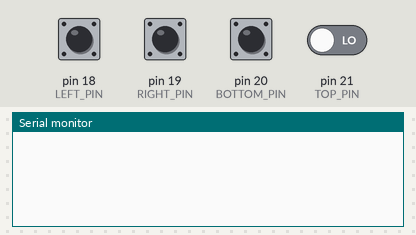
Bench run of a sketch on a simulated Arduino Mega 2560, built with avr-gcc and run on an emulated ATmega2560. Shown: the last lines printed to the serial monitor. The test bench sets the inputs (shaded band); at power-on: pin 18 (LEFT_PIN), pin 19 (RIGHT_PIN), pin 20 (BOTTOM_PIN), pin 21 (TOP_PIN) LOW.

Above: at 1.2 s.
1.3 s: pin 18 (LEFT_PIN) pulled HIGH for 0.15 s
At 1.8 s:
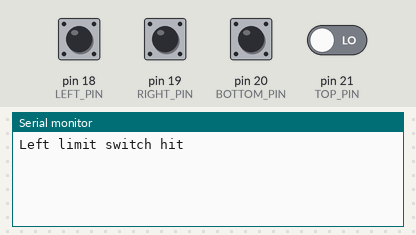
2.9 s: pin 19 (RIGHT_PIN) pulled HIGH for 0.15 s
At 4.1 s:
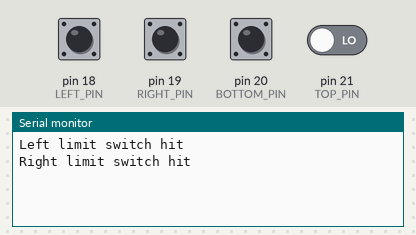
4.5 s: pin 20 (BOTTOM_PIN) pulled HIGH for 0.15 s
At 5.4 s:
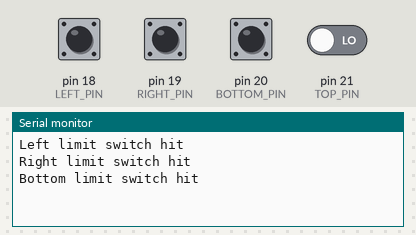
6.1 s: pin 21 (TOP_PIN) driven HIGH
At 6.6 s:
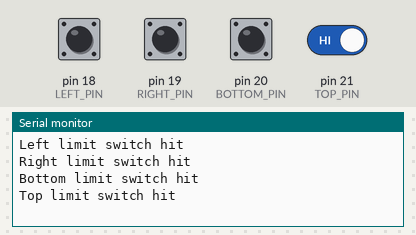

Measured:
- after the input at 1.3 s, the serial monitor: prints a new line at once (image 1)
- after the input at 2.9 s, the serial monitor: prints a new line at once (image 2)
- after the input at 4.5 s, the serial monitor: prints a new line at once (image 3)
- after the input at 6.1 s, the serial monitor: prints a new line at once (image 4)

The sketch:

switch_testing.ino
```cpp
//#define DEBUG // Comment out to remove serial output
// Attached to MEGA interrupt pins
#define LEFT_PIN 18
#define TOP_PIN 21
#define RIGHT_PIN 19
#define BOTTOM_PIN 20
#define DEBOUNCE_DELAY_MS 500

int long left_last_time = 0;
int long left_now = 0;
int long top_last_time = 0;
int long top_now = 0;

int long right_last_time = 0;
int long right_now = 0;
int long bottom_last_time = 0;
int long bottom_now = 0;

void setup() {
  Serial.begin(9600);
  attachInterrupt(digitalPinToInterrupt(LEFT_PIN), LEFT_ISR, RISING); // Left pin interrupt
  attachInterrupt(digitalPinToInterrupt(TOP_PIN), TOP_ISR, RISING); // Top pin interrupt
  attachInterrupt(digitalPinToInterrupt(RIGHT_PIN), RIGHT_ISR, RISING); // Right pin interrupt
  attachInterrupt(digitalPinToInterrupt(BOTTOM_PIN), BOTTOM_ISR, RISING); // Bottom pin interrupt
}

void loop() {
  #ifdef DEBUG
    Serial.print(left);
    Serial.print(" ");
    Serial.print(right);
    Serial.print(" ");
    Serial.print(top);
    Serial.print(" ");
    Serial.println(bottom);
  #endif

  delay(10);
}

void LEFT_ISR() {
  left_now = millis();
  if (left_now - left_last_time > DEBOUNCE_DELAY_MS) {
    Serial.println("Left limit switch hit");
  }
  left_last_time = millis();
}

void TOP_ISR() {
  top_now = millis();
  if (top_now - top_last_time > DEBOUNCE_DELAY_MS) {
    Serial.println("Top limit switch hit");
  }
  top_last_time = millis();
}

void RIGHT_ISR() {
  right_now = millis();
  if (right_now - right_last_time > DEBOUNCE_DELAY_MS) {
    Serial.println("Right limit switch hit");
  }
  right_last_time = millis();
}

void BOTTOM_ISR() {
  bottom_now = millis();
  if (bottom_now - bottom_last_time > DEBOUNCE_DELAY_MS) {
    Serial.println("Bottom limit switch hit");
  }
  bottom_last_time = millis();
}
```

GCode.cpp
```cpp
#include "GCode.hpp"
#include <Arduino.h>

GCodeParser::GCodeParser() {}

void GCodeParser::CaseCapitalize() {
    command.toUpperCase(); // Arduino String method
}

int GCodeParser::ExecuteCommand(const String& cmd) {
    command = cmd;
    String tokens[10]; // fixed-size array for tokens
    int tokenCount = 0;
    tokenize(command, tokens, tokenCount);
    CaseCapitalize();
    return parameterExtraction(tokens, tokenCount);
}

void GCodeParser::tokenize(const String& cmd, String tokens[], int& tokenCount) {
    tokenCount = 0;
    String buffer = "";
    for (unsigned int i = 0; i < cmd.length(); i++) {
        char c = cmd.charAt(i);
        if (c == ' ') {
            if (buffer.length() > 0) {
                tokens[tokenCount++] = buffer;
                buffer = "";
            }
        } else {
            buffer += c;
        }
    }
    if (buffer.length() > 0) {
        tokens[tokenCount++] = buffer;
    }
}

int GCodeParser::parameterExtraction(String tokens[], int tokenCount) {
    if (tokens[0] == "G28") {
        Serial.println("Changing to homing state for G28 command.");
        return 1; // HOMING
    }
    else if (tokens[0] == "M999") {
        Serial.println("Entering homing state for M999 command.");
        return 1; // HOMING
    }
    else if (tokens[0] == "G01") {
        Serial.println("Executing G01 command.");
        parameters[0] = 0.0f; // Reset X
        parameters[1] = 0.0f; // Reset Y
        for (int i = 1; i < tokenCount; i++) {
            String token = tokens[i];
            if (token.charAt(0) == 'X') {
                parameters[0] = token.substring(1).toFloat();
            }
            else if (token.charAt(0) == 'Y') {
                parameters[1] = token.substring(1).toFloat();
            }
            else if (token.charAt(0) == 'F') {
                parameters[2] = token.substring(1).toFloat();
            }
            else if (token.charAt(0) == ';') {
                continue; // ignore comment
            }
            else {
                Serial.print("Unknown parameter: ");
                Serial.println(token);
                return 0;
            }
        }
        Serial.println("Parameters extracted:");
        Serial.print("X: "); Serial.print(parameters[0]);
        Serial.print(", Y: "); Serial.print(parameters[1]);
        Serial.print(", F: "); Serial.println(parameters[2]);
        return 2; // MOVING
    }
    else {
        Serial.print("Unknown command: ");
        Serial.println(tokens[0]);
        return 0;
    }
}

bool GCodeParser::ValidateParameters(float currentX, float currentY) {
    if ((parameters[0] + currentX) > 225 ||
        (parameters[1] + currentY) > 150 ||
        (parameters[1] + currentY) < 0 ||
        (parameters[0] + currentX) < 0) {
        return false;
    }
    return true;
}
```

GCode.hpp
```cpp
#ifndef GCODE_H
#define GCODE_H

#include <Arduino.h> // Gives you String, Serial, etc.

// Optional: you can still use vectors if you have enough memory and include ArduinoSTL
//#include <vector>

class GCodeParser {
  private:
    String command;
    int feedrate = 1000; // Default feedrate
    float parameters[3] = {0.0f, 0.0f, 0.0f}; // X, Y, Z parameters

  public:
    GCodeParser();

    int ExecuteCommand(const String& cmd);
    void CaseCapitalize();
    void execute();
    // If you don't have std::vector, you can return an array or work directly on the String
    void tokenize(const String& cmd, String tokens[], int& tokenCount);
    int parameterExtraction(String tokens[], int tokenCount);
    const float* GetParameters() const { return parameters; }
    bool ValidateParameters(float currentX, float currentY);
};

#endif // GCODE_H
```
